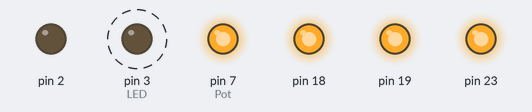
The sketch below on a simulated Arduino Uno, built with avr-gcc and run on an emulated ATmega328P. On the bench: output pins drawn as LEDs (lit = HIGH). Dashed ring = blinking.

Above: at 0.1 s.
Timing chart, 0 to 3.0 s (numbered marks = the images above):
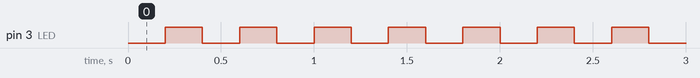

Measured:
- by itself, pin 3 (LED): alternates HIGH for 0.20 s and LOW for 0.20 s

The sketch:

Test1.ino
```cpp
#include <SPI.h>
#include <mcp4xxx.h>

using namespace icecave::arduino;

MCP4XXX* pot;


void setup() {
  pinMode(2, OUTPUT);
  DDRB |= (1 << 7); // Set ctrl12V as output
  PORTB |= (1 << 7); // turn on ctrl12V
  DDRD |= (1 << 3); // Set LEDR as output
  DDRD |= (1 << 7); // Set Pot CS Pin Output

  DDRC |= (1 << 4);
  DDRC |= (1 << 5);
  PORTC |= (1 << 4); // turn on sign led 1
  PORTC |= (1 << 5); // turn on sign led 2

  PORTD |= (1<<7);
  //delay(1);
  //SPI.transfer(address);
  //SPI.transfer(value);
  //digitalWrite(CS, HIGH);
  }

// the loop function runs over and over again forever
void loop() {
 //if(
 /*
 for(int i = 1; i<100; i++) {
  PORTD &= ~(1 << 3); //turn off LEDR
  delayMicroseconds(150);
  PORTD |= (1 << 3); //turn on LEDR
  delayMicroseconds(150);

 }
 */

 PORTD &= ~(1 << 3); //turn off LEDR
 delay(200);
 PORTD |= (1 << 3); //turn on LEDR
 delay(200);


  /*
  for(int i = 1; i<2000; i=i+10) {
    for(int j = 0; j<100; j++){
    PORTD |= (1 << 3);   // turn the LED on (HIGH is the voltage level)
    delayMicroseconds(i);                   // wait for a second
    PORTD &= ~(1 << 3);    // turn the LED off by making the voltage LOW
    delayMicroseconds(i);                       // wait for a second
    }*/

}
```
